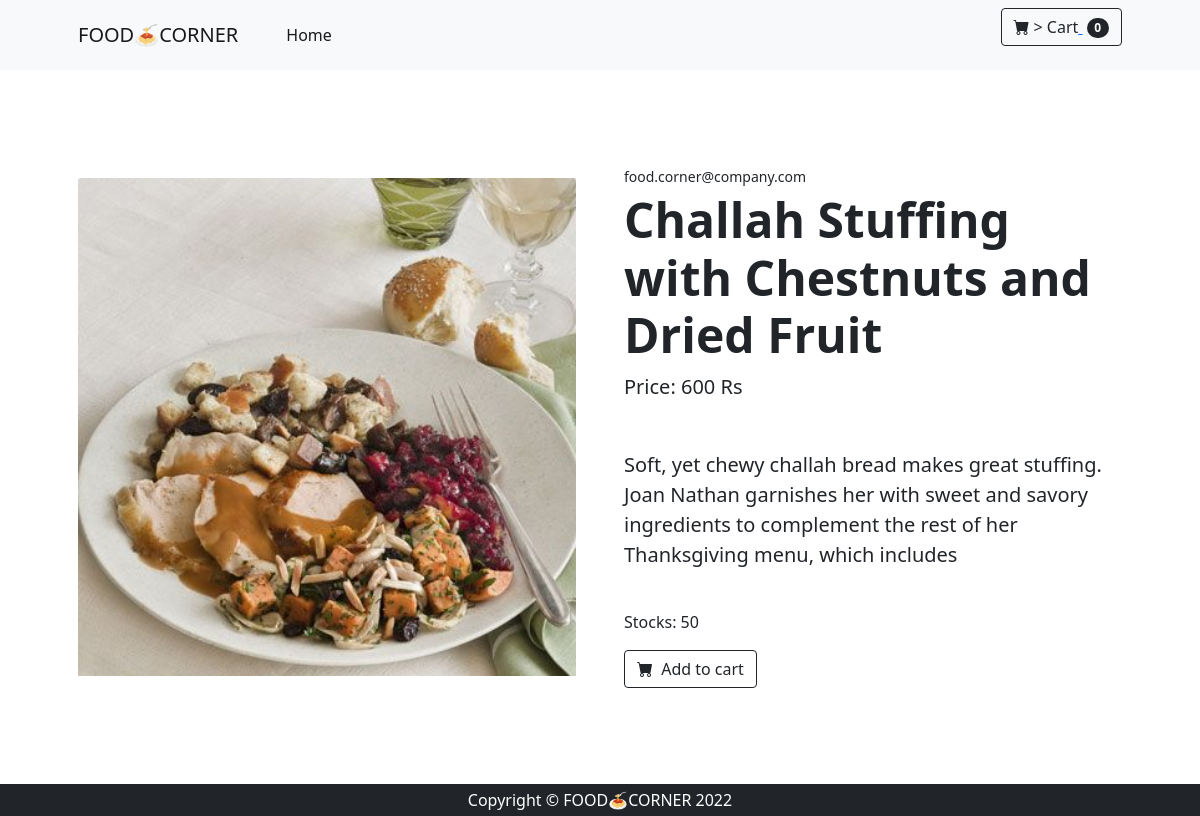
The app's page /fruits/challah-stuffing-chestnuts-and-dried-fruit with its own data.
### shop/models.py (models this page shows, shortened)
class Products(models.Model):
    name = models.CharField(max_length=150,unique=True)
    slug = models.SlugField(max_length=250,unique=True)
    img = models.ImageField(upload_to='product')
    desc = models.TextField()
    stock = models.IntegerField()
    available = models.BooleanField()
    price = models.IntegerField()
    category = models.ForeignKey(Categ,on_delete=models.CASCADE)

### shop/views.py (the view)
# urls.py: path('<slug:c_slug>/<slug:product_slug>',views.ProdDetailes, name = 'details'),
def ProdDetailes(request,c_slug,product_slug):
    try:
        prod = Products.objects.get(category__slug=c_slug,slug=product_slug)
    except Exception as e:
        raise e
    return render(request, 'item.html' , {'pr':prod})

### cart/context_processor.py (called while the page is built)
def count(request):
    item_count = 0
    if 'admin' in request.path:
        return {}
    else:
        try:
            ct = CartList.objects.filter(cart_id=c_id(request))
            cti = Items.objects.all().filter(cart=ct[:1])
            for c in cti:
                item_count += c.quan
        except CartList.DoesNotExist:
            item_count = 0
        return dict(itc=item_count)

### cart/views.py (called while the page is built)
def c_id(request):
    ct_id = request.session.session_key
    if not ct_id:
        ct_id = request.session.create()
    return ct_id

### template/item.html (shortened to what this page needs)
{% load static %}
<html lang="en">
<head>
    <link href="https://cdn.jsdelivr.net/npm/bootstrap-icons@1.5.0/font/bootstrap-icons.css" rel="stylesheet" />
    <link href="{% static 'pr\css\styles.css' %}" rel="stylesheet" />
</head>
<body>
    <nav class="navbar navbar-expand-lg navbar-light bg-light">
        <div class="container px-4 px-lg-5">
            <a class="navbar-brand" href="#!">FOOD🍝CORNER</a>
            <div class="collapse navbar-collapse" id="navbarSupportedContent">
                <ul class="navbar-nav me-auto mb-2 mb-lg-0 ms-lg-4">
                    <li class="nav-item"><a class="nav-link active" aria-current="page" href="/">Home</a></li>
                </ul>
                <form class="d-flex">
                    <button class="btn btn-outline-dark" type="submit">
                        <i class="bi-cart-fill me-1"></i>>
                        Cart<a href="{% url 'cartDetails' %}">
                            <span class="badge bg-dark text-white ms-1 rounded-pill">{{itc}}</span></a>
                    </button>
                </form>
            </div>
        </div>
    </nav>
    <section class="py-5">
        <div class="container px-4 px-lg-5 my-5">
            <div class="row gx-4 gx-lg-5 align-items-center">
                <div class="col-md-6"><img class="card-img-top mb-5 mb-md-0" src="{{pr.img.url}}" alt="#" /></div>
                <div class="col-md-6">
                    <div class="small mb-1">food.corner@company.com</div>
                    <h1 class="display-5 fw-bolder">{{pr.name}}</h1>
                    <div class="fs-5 mb-5">
                        <span>Price: {{pr.price}} Rs</span>
                    </div>
                    <p class="lead">{{pr.desc}}</p>
                    <br>
                    <p>Stocks: {{pr.stock}}</p>
                    <div class="d-flex">
                            {% if pr.stock <= 0 %} <h1 style="color: red;">Sorry Nothing Left</h1>
                                {% else %}
                            <a href="{% url 'addcart' pr.id %}"> <button class="btn btn-outline-dark flex-shrink-0"
                                    type="button">
                                    <i class="bi-cart-fill me-1"></i>
                                    Add to cart
                                    {% endif %}
                                </button></a>
                        </div>
                </div>
            </div>
        </div>
    </section>
    <footer class="py-1 bg-dark">
        <div class="container">
            <p class="m-0 text-center text-white">Copyright &copy; FOOD🍝CORNER 2022</p>
        </div>
    </footer>
</body>
</html>

### records on screen
Products: img (picture), name "Challah Stuffing with Chestnuts and Dried Fruit", price "600", desc "Soft, yet chewy challah bread makes great stuffing. Joan Nathan garnishes her with sweet and savory ingredients to complement the rest of her Thanksgiving menu, which includes", stock "50"

### other values on screen
{{ itc }} "0"
